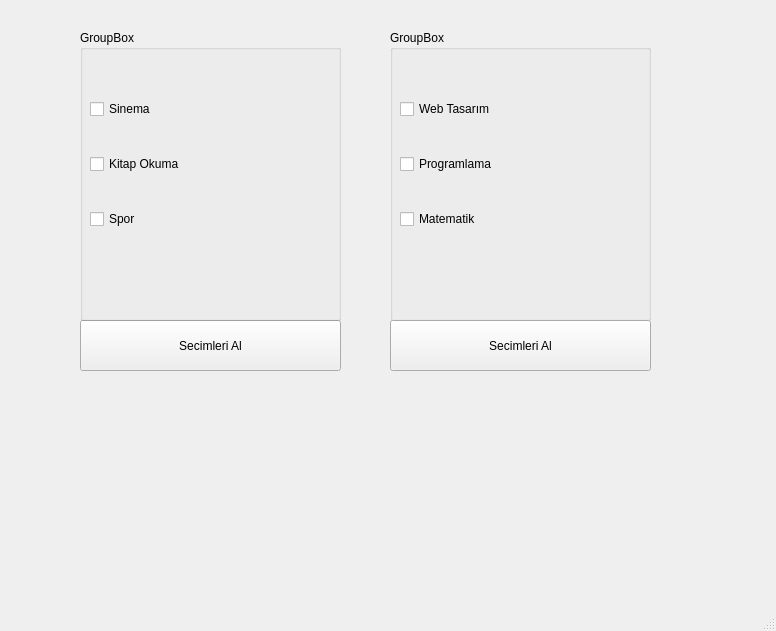
<?xml version="1.0" encoding="UTF-8"?>
<ui version="4.0">
 <class>MainWindow</class>
 <widget class="QMainWindow" name="MainWindow">
  <property name="geometry">
   <rect>
    <x>0</x>
    <y>0</y>
    <width>776</width>
    <height>631</height>
   </rect>
  </property>
  <property name="windowTitle">
   <string>MainWindow</string>
  </property>
  <widget class="QWidget" name="centralwidget">
   <widget class="QPushButton" name="btnHobilerSecilenleriAl">
    <property name="geometry">
     <rect>
      <x>80</x>
      <y>320</y>
      <width>261</width>
      <height>51</height>
     </rect>
    </property>
    <property name="text">
     <string>Secimleri Al</string>
    </property>
   </widget>
   <widget class="QLabel" name="lblResultHobiler">
    <property name="geometry">
     <rect>
      <x>80</x>
      <y>380</y>
      <width>261</width>
      <height>121</height>
     </rect>
    </property>
    <property name="text">
     <string/>
    </property>
   </widget>
   <widget class="QGroupBox" name="groupHobiler">
    <property name="geometry">
     <rect>
      <x>80</x>
      <y>30</y>
      <width>261</width>
      <height>291</height>
     </rect>
    </property>
    <property name="title">
     <string>GroupBox</string>
    </property>
    <widget class="QWidget" name="layoutWidget">
     <property name="geometry">
      <rect>
       <x>10</x>
       <y>40</y>
       <width>241</width>
       <height>191</height>
      </rect>
     </property>
     <layout class="QVBoxLayout" name="verticalLayout">
      <item>
       <widget class="QCheckBox" name="cbSinema">
        <property name="text">
         <string>Sinema</string>
        </property>
       </widget>
      </item>
      <item>
       <widget class="QCheckBox" name="cbKitap">
        <property name="text">
         <string>Kitap Okuma</string>
        </property>
       </widget>
      </item>
      <item>
       <widget class="QCheckBox" name="cbSpor">
        <property name="text">
         <string>Spor</string>
        </property>
       </widget>
      </item>
     </layout>
    </widget>
   </widget>
   <widget class="QGroupBox" name="groupDersler">
    <property name="geometry">
     <rect>
      <x>390</x>
      <y>30</y>
      <width>261</width>
      <height>291</height>
     </rect>
    </property>
    <property name="title">
     <string>GroupBox</string>
    </property>
    <widget class="QWidget" name="layoutWidget_3">
     <property name="geometry">
      <rect>
       <x>10</x>
       <y>40</y>
       <width>241</width>
       <height>191</height>
      </rect>
     </property>
     <layout class="QVBoxLayout" name="verticalLayout_4">
      <item>
       <widget class="QCheckBox" name="cbWebTasarim">
        <property name="text">
         <string>Web Tasarım</string>
        </property>
       </widget>
      </item>
      <item>
       <widget class="QCheckBox" name="cbProgramlama">
        <property name="text">
         <string>Programlama</string>
        </property>
       </widget>
      </item>
      <item>
       <widget class="QCheckBox" name="cbMatematik">
        <property name="text">
         <string>Matematik</string>
        </property>
       </widget>
      </item>
     </layout>
    </widget>
   </widget>
   <widget class="QPushButton" name="btnDerslerSecilenleriAl">
    <property name="geometry">
     <rect>
      <x>390</x>
      <y>320</y>
      <width>261</width>
      <height>51</height>
     </rect>
    </property>
    <property name="text">
     <string>Secimleri Al</string>
    </property>
   </widget>
   <widget class="QLabel" name="lblResultDersler">
    <property name="geometry">
     <rect>
      <x>390</x>
      <y>380</y>
      <width>251</width>
      <height>121</height>
     </rect>
    </property>
    <property name="text">
     <string/>
    </property>
   </widget>
  </widget>
  <widget class="QMenuBar" name="menubar">
   <property name="geometry">
    <rect>
     <x>0</x>
     <y>0</y>
     <width>776</width>
     <height>26</height>
    </rect>
   </property>
  </widget>
  <widget class="QStatusBar" name="statusbar"/>
 </widget>
 <resources/>
 <connections/>
</ui>
